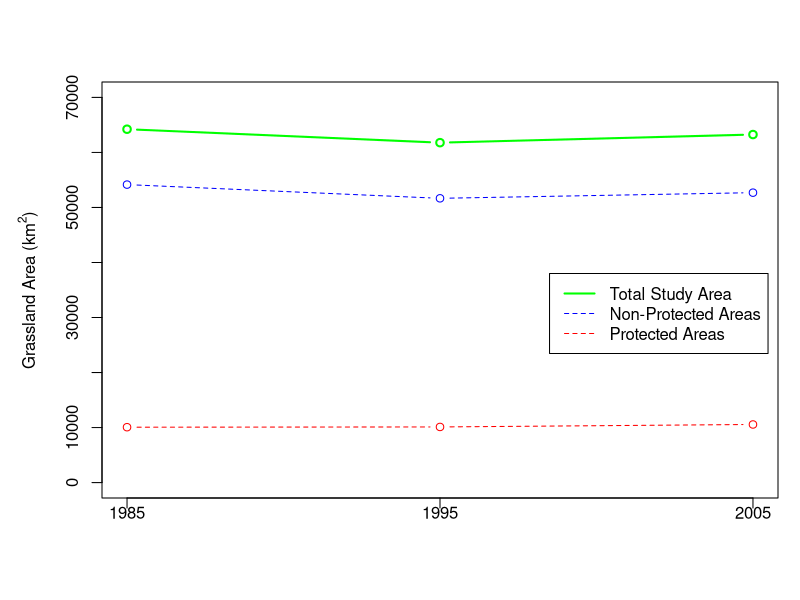

Source code (R):
## Produces the graph seen in Figure 4 of the report

year <- c(1985,1995,2005)
y1 <- c(64220, 61776, 63252)
y2 <- c(10066, 10113, 10562)
y3 <- c(54154, 51662, 52689)

par(mar=c(5,5,4,1)+.1)

{
plot(1,type='n',xlim=c(1,3),ylim=c(0,70000),xlab="", ylab = expression(paste("Grassland Area (km"^"2",")")), xaxt="n")
xtick<-seq(1, 3, by=1)
axis(side=1, at=xtick, labels = FALSE)
text(x=xtick,  labels= c("1985", "1995", "2005"), 
     par("usr")[3], srt = 0, pos = 1, xpd = TRUE)


lines(y1, type="b", col="green",lwd=2)
lines(y2, type="b", lty=2, col="red")
lines(y3, type="b", lty=2, col="blue")

legend(2.35, 38000,legend=c("Total Study Area","Non-Protected Areas", 
                            "Protected Areas"), col=c("green","blue", "red"), lty=c(1,2,2), lwd=c(2,1,1))
}






